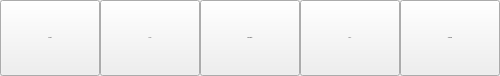
    <widget class="QWidget" name="wTabHeader" native="true">
     <property name="minimumSize">
      <size>
       <width>500</width>
       <height>76</height>
      </size>
     </property>
     <property name="maximumSize">
      <size>
       <width>500</width>
       <height>76</height>
      </size>
     </property>
     <property name="styleSheet">
      <string notr="true"/>
     </property>
     <layout class="QHBoxLayout" name="horizontalLayout_2">
      <property name="spacing">
       <number>0</number>
      </property>
      <property name="sizeConstraint">
       <enum>QLayout::SetDefaultConstraint</enum>
      </property>
      <property name="margin">
       <number>0</number>
      </property>
      <item>
       <widget class="QToolButton" name="bAccount">
        <property name="minimumSize">
         <size>
          <width>100</width>
          <height>76</height>
         </size>
        </property>
        <property name="maximumSize">
         <size>
          <width>100</width>
          <height>76</height>
         </size>
        </property>
        <property name="font">
         <font>
          <pointsize>-1</pointsize>
         </font>
        </property>
        <property name="text">
         <string>Account</string>
        </property>
        <property name="icon">
         <iconset>
          <normaloff>://images/account_32.png</normaloff>://images/account_32.png</iconset>
        </property>
        <property name="iconSize">
         <size>
          <width>32</width>
          <height>32</height>
         </size>
        </property>
        <property name="checkable">
         <bool>true</bool>
        </property>
        <property name="toolButtonStyle">
         <enum>Qt::ToolButtonTextUnderIcon</enum>
        </property>
       </widget>
      </item>
      <item>
       <widget class="QToolButton" name="bSyncs">
        <property name="minimumSize">
         <size>
          <width>100</width>
          <height>76</height>
         </size>
        </property>
        <property name="maximumSize">
         <size>
          <width>100</width>
          <height>76</height>
         </size>
        </property>
        <property name="font">
         <font>
          <pointsize>-1</pointsize>
         </font>
        </property>
        <property name="styleSheet">
         <string notr="true"/>
        </property>
        <property name="text">
         <string>Syncs</string>
        </property>
        <property name="icon">
         <iconset>
          <normaloff>://images/syncs_32.png</normaloff>://images/syncs_32.png</iconset>
        </property>
        <property name="iconSize">
         <size>
          <width>32</width>
          <height>32</height>
         </size>
        </property>
        <property name="checkable">
         <bool>true</bool>
        </property>
        <property name="toolButtonStyle">
         <enum>Qt::ToolButtonTextUnderIcon</enum>
        </property>
       </widget>
      </item>
      <item>
       <widget class="QToolButton" name="bBandwidth">
        <property name="minimumSize">
         <size>
          <width>100</width>
          <height>76</height>
         </size>
        </property>
        <property name="maximumSize">
         <size>
          <width>100</width>
          <height>76</height>
         </size>
        </property>
        <property name="font">
         <font>
          <pointsize>-1</pointsize>
         </font>
        </property>
        <property name="text">
         <string>Bandwidth</string>
        </property>
        <property name="icon">
         <iconset>
          <normaloff>://images/bandwidth_32.png</normaloff>://images/bandwidth_32.png</iconset>
        </property>
        <property name="iconSize">
         <size>
          <width>32</width>
          <height>32</height>
         </size>
        </property>
        <property name="checkable">
         <bool>true</bool>
        </property>
        <property name="toolButtonStyle">
         <enum>Qt::ToolButtonTextUnderIcon</enum>
        </property>
       </widget>
      </item>
      <item>
       <widget class="QToolButton" name="bProxies">
        <property name="minimumSize">
         <size>
          <width>100</width>
          <height>76</height>
         </size>
        </property>
        <property name="maximumSize">
         <size>
          <width>100</width>
          <height>76</height>
         </size>
        </property>
        <property name="font">
         <font>
          <pointsize>-1</pointsize>
         </font>
        </property>
        <property name="text">
         <string>Proxy</string>
        </property>
        <property name="icon">
         <iconset resource="../Resources_win.qrc">
          <normaloff>:/images/proxies_32.png</normaloff>:/images/proxies_32.png</iconset>
        </property>
        <property name="iconSize">
         <size>
          <width>32</width>
          <height>32</height>
         </size>
        </property>
        <property name="checkable">
         <bool>true</bool>
        </property>
        <property name="toolButtonStyle">
         <enum>Qt::ToolButtonTextUnderIcon</enum>
        </property>
       </widget>
      </item>
      <item>
       <widget class="QToolButton" name="bAdvanced">
        <property name="minimumSize">
         <size>
          <width>100</width>
          <height>76</height>
         </size>
        </property>
        <property name="maximumSize">
         <size>
          <width>100</width>
          <height>76</height>
         </size>
        </property>
        <property name="font">
         <font>
          <pointsize>-1</pointsize>
         </font>
        </property>
        <property name="text">
         <string>Advanced</string>
        </property>
        <property name="icon">
         <iconset resource="../Resources_win.qrc">
          <normaloff>:/images/advanced_32.png</normaloff>:/images/advanced_32.png</iconset>
        </property>
        <property name="iconSize">
         <size>
          <width>32</width>
          <height>32</height>
         </size>
        </property>
        <property name="checkable">
         <bool>true</bool>
        </property>
        <property name="toolButtonStyle">
         <enum>Qt::ToolButtonTextUnderIcon</enum>
        </property>
       </widget>
      </item>
     </layout>
    </widget>
